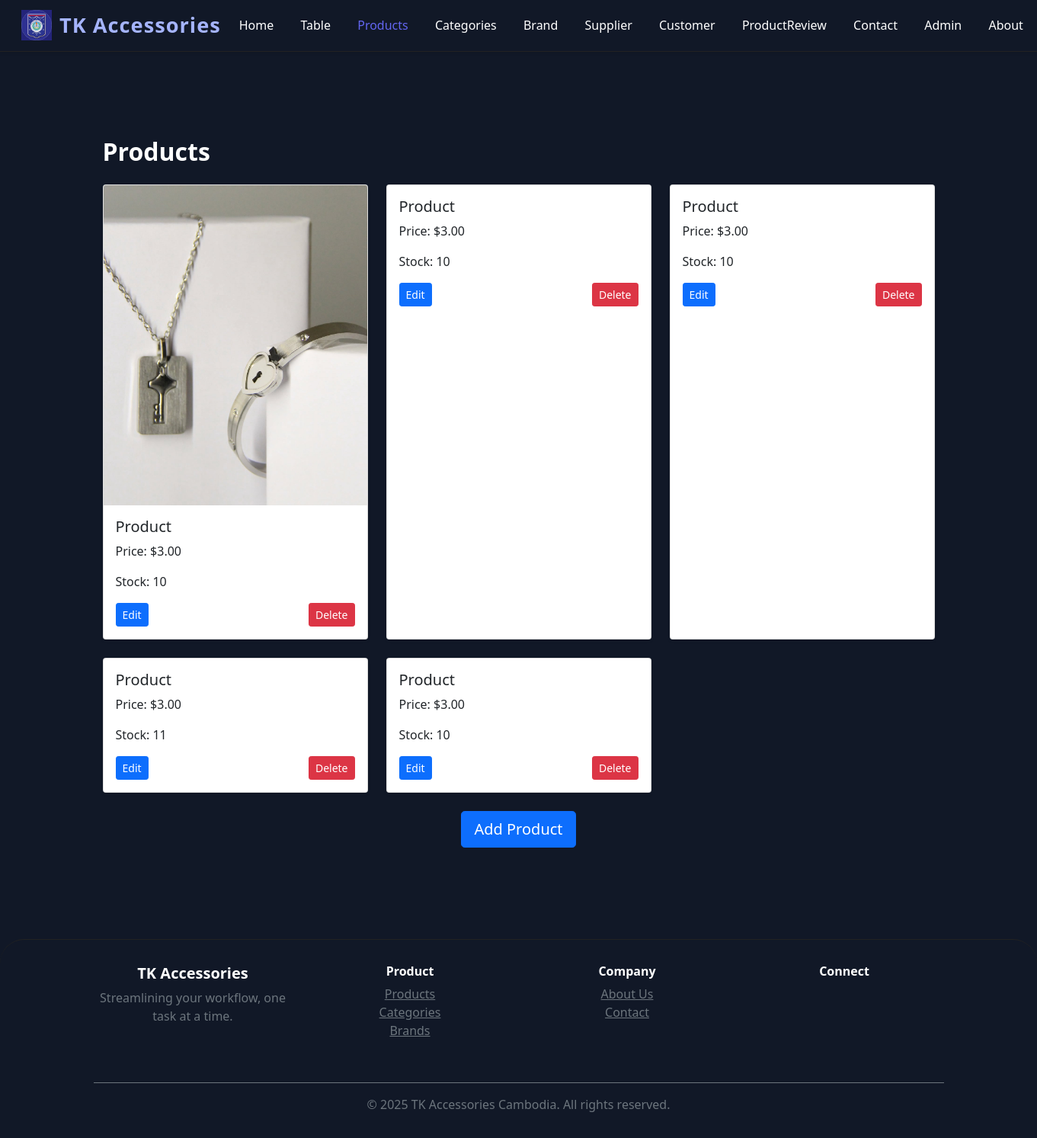
Before: /product/ with the older database file.
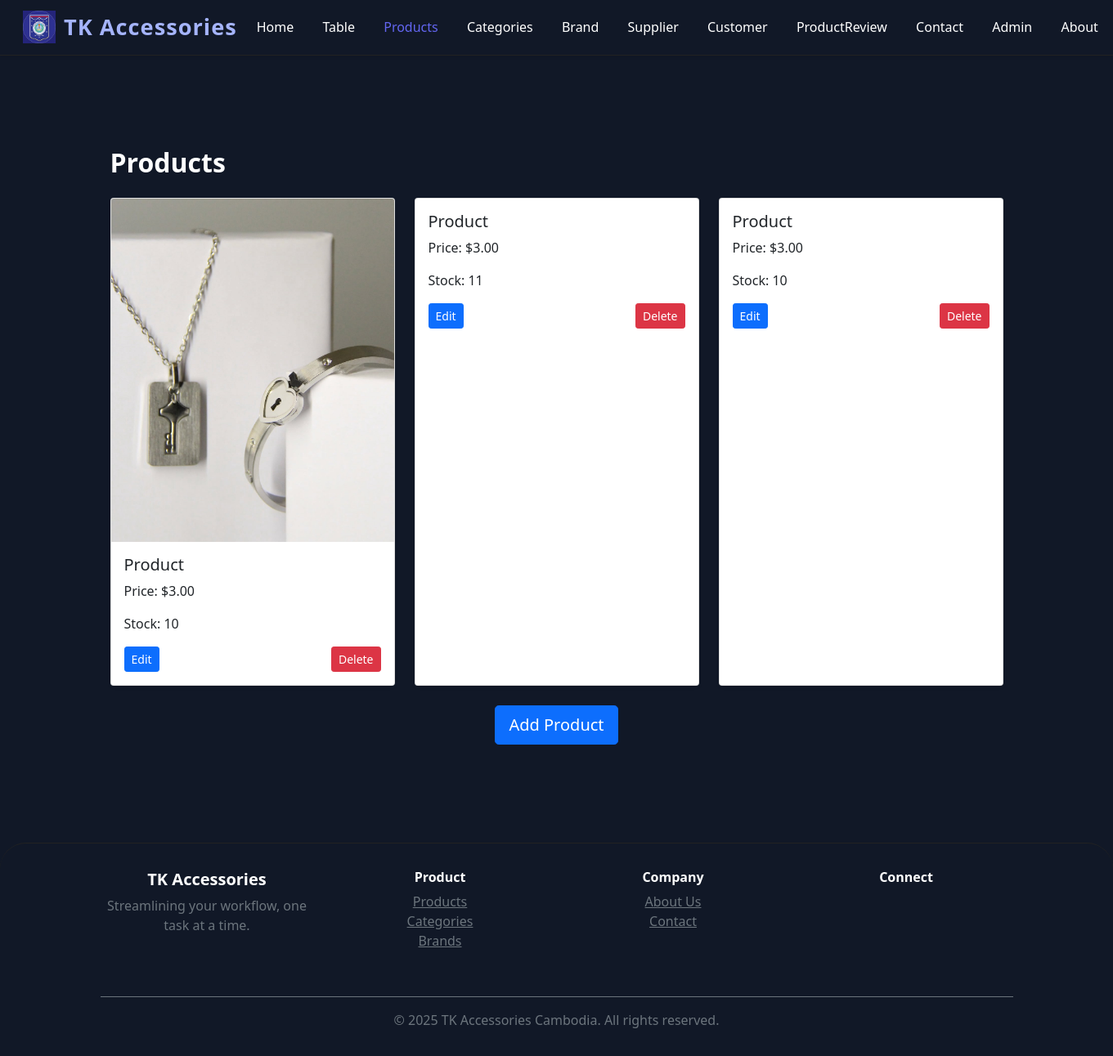
After: the same page with the newer database file.
### my_web_app/models.py (models this page shows, shortened)
class Product(models.Model):
    name = models.CharField(max_length=100)
    price = models.DecimalField(max_digits=10, decimal_places=2)
    stock = models.PositiveIntegerField()
    image = models.ImageField(upload_to='product_images/', blank=True, null=True)

### my_web_app/views.py (the view)
# urls.py: path('product/', views.product, name='product'),
def product(request):
    products = Product.objects.all().order_by('id')
    for p in products:
        if p.image:
            image_path = os.path.join(settings.MEDIA_ROOT, str(p.image))
            if not os.path.isfile(image_path):
                p.image = None
        if not p.image and p.images.exists():
            p.fallback_image_url = p.images.first().image_url
        else:
            p.fallback_image_url = None
    products = list(products)
    return render(request, 'product.html', {'products': products})

### my_web_app/templates/product.html (shortened to what this page needs)
{% extends 'base.html' %}
{% load static %}
{% block content %}
<link rel="stylesheet" href="{% static 'css/bootstrap.rtl.min.css' %}">
<section class="py-5">
    <div class="container">
        <h2 class="fw-bold mb-4 text-white">Products</h2>
        <div class="row g-4">
            {% for product in products %}
            <div class="col-md-4">
                <div class="card h-100 shadow-sm">
                    {% if product.image %}
                    <img src="{{ product.image.url }}" class="card-img-top" alt="{{ product.name }}">
                    {% endif %}
                    <div class="card-body">
                        <h5 class="card-title">{{ product.name }}</h5>
                        <p class="card-text">Price: ${{ product.price }}</p>
                        <p class="card-text">Stock: {{ product.stock }}</p>
                        <div class="d-flex justify-content-between">
                            <a class="btn btn-primary btn-sm"
                               onclick="showPasswordPrompt('{% url 'edit_product' product.id %}', 'edit')">Edit</a>
                            <a class="btn btn-danger btn-sm"
                               onclick="showPasswordPrompt('{% url 'delete_product' product.id %}', 'delete')">Delete</a>
                        </div>
                    </div>
                </div>
            </div>
            {% empty %}
            <div class="col-12">
                <p class="text-center text-muted">No products available.</p>
            </div>
            {% endfor %}
        </div>
        <div class="text-center mt-4">
            <a href="{% url 'add_product' %}" class="btn btn-primary btn-lg"
            onclick="showPasswordPrompt('{% url 'add_product' %}', 'add')">
               Add Product</a>
        </div>
    </div>
</section>
{% endblock content %}

### my_web_app/templates/base.html (shortened to what this page needs)
{% load static %}
<!DOCTYPE html>
<html lang="en">
<head>
    <link href="{% static 'css/bootstrap.min.css' %}" rel="stylesheet">
</head>
<body style="background: #111827; min-height: 100vh; position: relative; overflow-x: hidden;">
    <div id="sado-bg" style="pointer-events:none; position:fixed; inset:0; z-index:0; transition:opacity 0.3s;">
    </div>
    <header>
        <nav class="navbar navbar-expand-lg demo-navbar shadow-sm sticky-top"
            style="background:#111827 !important;color:#fff !important;backdrop-filter:blur(8px);">
            <div class="container-fluid">
                <a class="navbar-brand d-flex align-items-center" href="{% url 'home' %}">
                    <img src="{% static 'image/bbu.png' %}" alt="Logo" style="height:40px; margin-right:10px;">
                    TK Accessories
                </a>
                <div class="collapse navbar-collapse" id="navbarNav">
                    <ul class="navbar-nav ms-auto">
                        <li class="nav-item">
                            <a class="nav-link {% if request.resolver_match.url_name == 'home' %}active{% endif %}"
                                href="{% url 'home' %}">Home</a>
                        </li>
                        <li class="nav-item">
                            <a class="nav-link {% if request.resolver_match.url_name == 'product_table' %}active{% endif %}"
                                href="{% url 'product_table' %}">Table</a>
                        </li>
                        <li class="nav-item">
                            <a class="nav-link {% if request.resolver_match.url_name == 'product' %}active{% endif %}"
                                href="{% url 'product' %}">Products</a>
                        </li>
                        <li class="nav-item">
                            <a class="nav-link {% if request.resolver_match.url_name == 'category' %}active{% endif %}"
                                href="{% url 'category' %}">Categories</a>
                        </li>
                        <li class="nav-item">
                            <a class="nav-link {% if request.resolver_match.url_name == 'brand' %}active{% endif %}"
                                href="{% url 'brand' %}">Brand</a>
                        </li>
                        <li class="nav-item">
                            <a class="nav-link {% if request.resolver_match.url_name == 'supplier' %}active{% endif %}"
                                href="{% url 'supplier' %}">Supplier</a>
                        </li>
                        <li class="nav-item">
                            <a class="nav-link {% if request.resolver_match.url_name == 'customer' %}active{% endif %}"
                                href="{% url 'customer' %}">Customer</a>
                        </li>
                        <li class="nav-item">
                            <a class="nav-link {% if request.resolver_match.url_name == 'productreview' %}active{% endif %}"
                                href="{% url 'productreview' %}">ProductReview</a>
                        </li>
                        <li class="nav-item">
                            <a class="nav-link {% if request.resolver_match.url_name == 'contact' %}active{% endif %}"
                                href="{% url 'contact' %}">Contact</a>
                        </li>
                        <li class="nav-item">
                            <a class="nav-link {% if request.resolver_match.url_name == 'admin' %}active{% endif %}"
                                href="{% url 'admin' %}">Admin</a>
                        </li>
                             <li class="nav-item">
                            <a class="nav-link {% if request.resolver_match.url_name == 'about' %}active{% endif %}"
                                href="{% url 'about' %}">About</a>
                        </li>
                    </ul>
                </div>
            </div>
        </nav>
    </header>
    <main class="main-content">
        <div class="container py-4">
            {% block content %}
            {% endblock content %}
        </div>
    </main>
    <footer class="text-center"
        style="background:#111827;color:#fff;padding:2rem 0;margin-top:48px;border-radius:32px 32px 0 0;border-top:1px solid #222;">
        <div class="container">
            <div class="row">
                <div class="col-md-3 mb-3">
                    <h5 class="fw-bold">TK Accessories</h5>
                    <p class="text-muted">Streamlining your workflow, one task at a time.</p>
                </div>
                <div class="col-md-3 mb-3">
                    <h6 class="fw-bold">Product</h6>
                    <ul class="list-unstyled">
                        <li><a href="{% url 'product' %}" class="text-muted">Products</a></li>
                        <li><a href="{% url 'category' %}" class="text-muted">Categories</a></li>
                        <li><a href="{% url 'brand' %}" class="text-muted">Brands</a></li>
                    </ul>
                </div>
                <div class="col-md-3 mb-3">
                    <h6 class="fw-bold">Company</h6>
                    <ul class="list-unstyled">
                        <li><a href="{% url 'about' %}" class="text-muted">About Us</a></li>
                        <li><a href="{% url 'contact' %}" class="text-muted">Contact</a></li>
                    </ul>
                </div>
                <div class="col-md-3 mb-3">
                    <h6 class="fw-bold">Connect</h6>
                </div>
            </div>
            <div class="mt-4 pt-3 border-top border-secondary text-center text-muted">
                &copy; {{ now|default:2025 }} TK Accessories Cambodia. All rights reserved.
            </div>
        </div>
    </footer>
</body>
</html>

### my_web_app/templates/base.html (style rules this page uses)
body { font-family: 'Montserrat', Arial, sans-serif; background: linear-gradient(120deg, #6366f1 0%, #38bdf8 100%); min-height: 100vh; }
.demo-navbar { background: #111827 !important; color: #fff !important; border-bottom: 1px solid #222; box-shadow: 0 2px 8px rgba(56, 189, 248, 0.04); backdrop-filter: blur(8px); }
.demo-navbar .navbar-brand { color: #a5b4fc !important; font-weight: 700; font-size: 1.7rem; letter-spacing: 1px; }
.demo-navbar .nav-link { color: #fff !important; margin-right: 1.2rem; font-weight: 500; transition: color 0.2s; }
.demo-navbar .nav-link.active, .demo-navbar .nav-link:hover { color: #6366f1 !important; }
.demo-navbar .navbar-nav { align-items: center; }
.demo-navbar .nav-item:last-child .nav-link { margin-right: 0; }
.demo-navbar .navbar-brand img { height: 40px; margin-right: 10px; }
.main-content { margin-top: 40px; }
footer { background: #111827; color: #fff; padding: 2rem 0; margin-top: 48px; border-radius: 32px 32px 0 0; border-top: 1px solid #222; }

Changed rows visible on the page:
removed Product: name "Product", price "3.00", stock "10"
removed Product: name "Product", price "3.00", stock "10"
